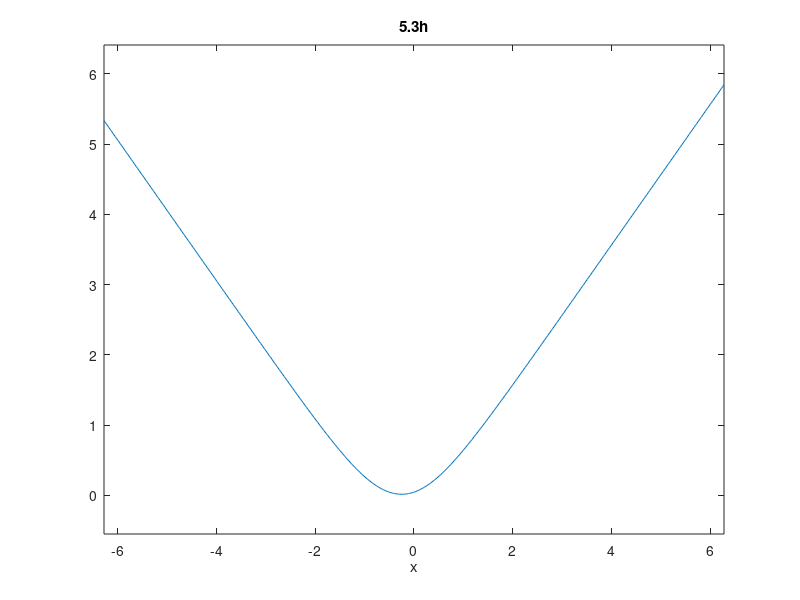

This figure's MATLAB source:
% Prob 5.3h
% Evan Gravelle, Spring 2016
clear; clc; close all

g = @(x) 0;
for k = 1:10
    g = @(x) g(x) + 0.1*log(cosh(x+1/sqrt(k^2+1)));
end

ezplot(g)
title('5.3h')
